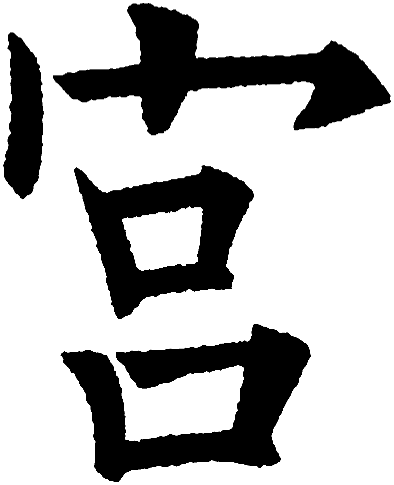
#> input picture test_images/page1_char_3.png, 394 x 485 px
$ python stroke_extract_template_match.py   (older library calls are emulated)
#> lines starting #> are read from the running program, lines starting #| are printed output that depends on the picture; after the words box and inside, x2 and y2 are one past the last pixel; in counts of white or black regions, pixels touching at a corner belong together
### utils/Functions.py
import cv2
import math
import numpy as np
from math import sin, cos, sqrt
from skimage.measure import compare_ssim as ssim
from skimage.morphology import skeletonize
from PyQt5.QtCore import *
from PyQt5.QtGui import *
from PyQt5.QtWidgets import *


# [789 lines left out: functions removeShortBranchesOfSkeleton, getPointsOnSkeletonSegmentation, erasePointsOfSkeleton, resizeImages, addMinBoundingBox, getSingleMaxBoundingBoxOfImage and 22 more, not called in this run]


def getConnectedComponents(image, connectivity=4):
    """
    Get the connected components of character from image with Labeling algorithm.
    :param image: image of grayscale image.
    :param connectivity: connectivity of image (4, or 8)
    :return: independented components of characters.
    """
    if image is None:
        return None
    # the image is black vaild pixels and white background pixels
    image = cv2.bitwise_not(image)  # inverting the color
    num_labels, labels, stats, _ = cv2.connectedComponentsWithStats(image, connectivity)
    components = []
    if num_labels == 0:
        return None

    for i in range(1, num_labels):
        mask = labels == i
        mask = np.uint8(mask)
        fig = cv2.bitwise_and(image, image, mask=mask)
        fig = cv2.bitwise_not(fig)
        components.append(fig)

    return components


def getContourOfImage(image, minVal=100, maxVal=200):
    """
    Get the contour of grayscale image of character by using the Canny Edge Detection algorithm.
    :param image: grayscale image of character.
    :param minVal: minimizing value of Hysteresis thresholding.
    :param maxVal: maximizing value of Hysteresis thresholding.
    :return: grayscale image of edge.
    """
    if image is None:
        return None
    # invert the color (background is black)
    image = 255 - image

    # use the Canny algorithm
    edge = cv2.Canny(image, minVal, maxVal)

    # invert the color of the edge image (black contour)
    edge = 255 - edge

    # use skeleton alogrpthm to get 1-pixel width
    edge = getSkeletonOfImage(edge)

    return edge


def getSkeletonOfImage(image):
    """
    Get skeleton of grayscale image.
    :param image:
    :return:
    """
    if image is None:
        return
    img_bit = image != 255
    skeleton = skeletonize(img_bit)
    skeleton = (1 - skeleton) * 255
    skeleton = np.array(skeleton, dtype=np.uint8)
    return skeleton


def removeBreakPointsOfContour(contour):
    """
    Remove the break points of contour to keep the contour close.
    :param contour:
    :return:
    """
    if contour is None:
        return
    # find all break points
    break_points = []
    for y in range(1, contour.shape[0] - 1):
        for x in range(1, contour.shape[1] - 1):
            if contour[y][x] == 0.0:
                num_ = getNumberOfValidPixels(contour, x, y)
                if num_ == 1:
                    # break points
                    break_points.append((x, y))
    print("break points num: %d" % len(break_points))
    if len(break_points) == 0:
        return contour

    bp_label = []
    for id in range(len(break_points)):
        bp_label.append(0.0)

    # remove the break points pair
    for id in range(len(break_points)):
        if bp_label[id] == 1.:
            continue
        if bp_label[id] == 0.0:
            bp_label[id] = 1.
        max_dist = 100000.
        start_point = break_points[id]
        next_point = None
        next_id = 0
        for idx in range(id + 1, len(break_points)):
            if bp_label[idx] == 1.:
                continue
            dist_ = math.sqrt(
                (start_point[0] - break_points[idx][0]) ** 2 + (start_point[1] - break_points[idx][1]) ** 2)
            if dist_ < max_dist:
                max_dist = dist_
                next_point = (break_points[idx][0], break_points[idx][1])
                next_id = idx
        if next_point is None:
            continue
        else:
            contour = cv2.line(contour, start_point, next_point, color=0, thickness=1)
            bp_label[next_id] = 1.

    return contour


# def getSkeletonOfImage(image, shape=cv2.MORPH_CROSS, kernel=(3, 3)):
#     """
#     Get the skeletion of grayscale image of character.
#     :param image: grayscale image of character.
#     :param shape: element shape that could be one of the following: MORPH_RECT, MORPH_ELLIPSE, MORPH_CROSS, and
#         CV_SHAPE_CUSTOM.
#     :param kernel: size of the structuring element.
#     :return: the skeleton grayscale image of character.
#     """
#     if image is None:
#         return None
#
#     # original image invert color
#     image = 255 - image
#
#     # skeleton
#     skel = np.zeros(image.shape, np.uint8)
#     size = np.size(image)
#
#     element = cv2.getStructuringElement(shape, kernel)
#     done = False
#
#     while (not done):
#         eroded = cv2.erode(image, element)
#         temp = cv2.dilate(eroded, element)
#         temp = cv2.subtract(image, temp)
#         skel = cv2.bitwise_or(skel, temp)
#         image = eroded.copy()
#
#         zeros = size - cv2.countNonZero(image)
#         if zeros == size:
#             done = True
#     # invert the color of skeleton image
#     skel = 255 - skel
#     return skel


def getNumberOfValidPixels(image, x, y):
    """
    Get the number of valid pixels of the 8-neighbours of (x, y)
    :param image: grayscale image of character
    :param x: x value of Point (x, y)
    :param y: y value of Point (x, y)
    :return: the number of valid pixels of the 8-neighbours of (x, y)
    """
    valid_num = 0

    # X2 point
    if image[y - 1][x] == 0.0:
        valid_num += 1

    # X3 point
    if image[y - 1][x + 1] == 0.0:
        valid_num += 1

    # X4 point
    if image[y][x + 1] == 0.0:
        valid_num += 1

    # X5 point
    if image[y + 1][x + 1] == 0.0:
        valid_num += 1

    # X6 point
    if image[y + 1][x] == 0.0:
        valid_num += 1

    # X7 point
    if image[y + 1][x - 1] == 0.0:
        valid_num += 1

    # X8 point
    if image[y][x - 1] == 0.0:
        valid_num += 1

    # X9 point
    if image[y - 1][x - 1] == 0.0:
        valid_num += 1

    return valid_num


# [293 lines left out: functions getEndPointsOfSkeletonLine, getCrossAreaPointsOfSkeletionLine, getCrossPointsOfSkeletonLine, removeExtraBranchesOfSkeleton, removeBranchOfSkeletonLine, getPointsOfExtraBranchOfSkeletonLine, not called in this run]


def sortPointsOnContourOfImage(image, isClockwise=True):
    """
    Sort the points on contour with clockwise direction or counter-clockwise direction
    :param image: contour grayscale image of character.
    :param isClockwise: clockwise or counter-clockwise.
    :return: list of sorted points on contour of character.
    """
    if image is None:
        return
    contour_points = []
    # find the begin point
    start_point = None
    for y in range(image.shape[0]):
        for x in range(image.shape[1]):
            if image[y][x] == 0.0:
                # first black point is the start point
                start_point = (x, y)
                break
        if start_point:
            break

    # print("begin point: " + str(start_point))

    # find second points with different direction of clockwise and counter-clockwise
    second_point = None
    # clockwise direction
    if image[y][x + 1] == 0.0:
        # P4 position
        second_point = (x + 1, y)
    elif image[y + 1][x + 1] == 0.0:
        # P5 positon
        second_point = (x + 1, y + 1)

    # contour points
    contour_points.append(start_point)
    contour_points.append(second_point)

    # contour point lables
    contour_order_lables = np.zeros_like(image)
    contour_order_lables[start_point[1]][start_point[0]] = 1.
    contour_order_lables[second_point[1]][second_point[0]] = 1.

    next_point = second_point
    current_point = second_point
    while True:
        x = current_point[0];
        y = current_point[1]

        # 2,4,6,8 position firstly and then 3,5,7,9 position
        # point in 2 position
        if image[y - 1][x] == 0.0 and contour_order_lables[y - 1][x] == 0.0:
            next_point = (x, y - 1)
            contour_order_lables[y - 1][x] = 1.

        # point in 4 position
        elif image[y][x + 1] == 0.0 and contour_order_lables[y][x + 1] == 0.0:
            next_point = (x + 1, y)
            contour_order_lables[y][x + 1] = 1.

        # point in 6 position
        elif image[y + 1][x] == 0.0 and contour_order_lables[y + 1][x] == 0.0:
            next_point = (x, y + 1)
            contour_order_lables[y + 1][x] = 1.

        # point in 8 position
        elif image[y][x - 1] == 0.0 and contour_order_lables[y][x - 1] == 0.0:
            next_point = (x - 1, y)
            contour_order_lables[y][x - 1] = 1.

        # point in 3 position
        elif image[y - 1][x + 1] == 0.0 and contour_order_lables[y - 1][x + 1] == 0.0:
            next_point = (x + 1, y - 1)
            contour_order_lables[y - 1][x + 1] = 1.

        # point in 5 position
        elif image[y + 1][x + 1] == 0.0 and contour_order_lables[y + 1][x + 1] == 0.0:
            next_point = (x + 1, y + 1)
            contour_order_lables[y + 1][x + 1] = 1.

        # point in 7 position
        elif image[y + 1][x - 1] == 0.0 and contour_order_lables[y + 1][x - 1] == 0.0:
            next_point = (x - 1, y + 1)
            contour_order_lables[y + 1][x - 1] = 1.

        # point in 9 position
        elif image[y - 1][x - 1] == 0.0 and contour_order_lables[y - 1][x - 1] == 0.0:
            next_point = (x - 1, y - 1)
            contour_order_lables[y - 1][x - 1] = 1.

        if next_point == current_point:
            contour_points.append(current_point)
            break
        else:
            contour_points.append(current_point)
            current_point = next_point

    if isClockwise:
        return contour_points
    else:
        contour_points.reverse()
        return contour_points


# [113 lines left out: functions cubic_bezier_sum, draw_cubic_bezier, fitCurve, fitCubic, generateBezier, not called in this run]


def reparameterize(bezier, points, parameters):
    return [newtonRaphsonRootFind(bezier, point, u) for point, u in zip(points, parameters)]


# [47 lines left out: functions newtonRaphsonRootFind, chordLengthParameterize, computeMaxError, not called in this run]


def normalize(v):
    return v / np.linalg.norm(v)


# evaluates cubic bezier at t, return point
def q(ctrlPoly, t):
    return (1.0 - t) ** 3 * ctrlPoly[0] + 3 * (1.0 - t) ** 2 * t * ctrlPoly[1] + 3 * (1.0 - t) * t ** 2 * ctrlPoly[
        2] + t ** 3 * ctrlPoly[3]


# evaluates cubic bezier first derivative at t, return point
def qprime(ctrlPoly, t):
    return 3 * (1.0 - t) ** 2 * (ctrlPoly[1] - ctrlPoly[0]) + 6 * (1.0 - t) * t * (
                ctrlPoly[2] - ctrlPoly[1]) + 3 * t ** 2 * (ctrlPoly[3] - ctrlPoly[2])


# evaluates cubic bezier second derivative at t, return point
def qprimeprime(ctrlPoly, t):
    return 6 * (1.0 - t) * (ctrlPoly[2] - 2 * ctrlPoly[1] + ctrlPoly[0]) + 6 * (t) * (
                ctrlPoly[3] - 2 * ctrlPoly[2] + ctrlPoly[1])


# [648 lines left out: functions getCenterOfRectangles, combineRectangles, rgb2qimage, addBackgroundImage, image_segment_with_net, createBackgound and 13 more, not called in this run]


def getContourImage(grayscale):
    """
    Get contour image from grayscale image.
    :param grayscale:
    :return:
    """
    if grayscale is None:
        return None
    contour_img = getContourOfImage(grayscale)
    contour_img = getSkeletonOfImage(contour_img)
    contour_img = removeBreakPointsOfContour(contour_img)
    contour_img = np.array(contour_img, dtype=np.uint8)
    return contour_img


# [218 lines left out: functions getValidCornersPoints, getDistanceBetweenPointAndComponent, isIndependentCropLines, mergeBkAndComponent, isValidComponent, getDistancePointToRegion and 3 more, not called in this run]

### algorithms/RDP.py
"""
The Ramer-Douglas-Peucker algorithm roughly ported from the pseudo-code provided
by http://en.wikipedia.org/wiki/Ramer-Douglas-Peucker_algorithm
"""
from math import sqrt


def distance(a, b):
    return sqrt((a[0] - b[0]) ** 2 + (a[1] - b[1]) ** 2)


def point_line_distance(point, start, end):
    """
    Calcluate the distance between point to line.

    point = (px, py)  p
    start = (ax, ay)  a
    end   = (bx, by)  b

    1. b - a = (bx - ax, by - ay)
       p - a = (px - ax, py - ay)

    2. (b - a) * (c - a) = | (b-a) * (c-a)|

    3. diatance p to line (a, b)
        = |(b-a) * (c-a)| / sqrt((bx -ax)^2 + (by-ay)^2)


    :param point:
    :param start:
    :param end:
    :return:
    """
    if start == end:
        return distance(point, start)
    else:
        n = abs((end[0] - start[0]) * (start[1] - point[1]) - (start[0] - point[0]) * (end[1] - start[1]))

        d = sqrt((end[0] - start[0]) ** 2 + (end[1] - start[1]) ** 2)
        return n / d


def rdp(points, epsilon):
    """
    Reduces a series of points to a simplified version that loses detail, but maintains the general shape of the series.
    :param points:
    :param epsilon:
    :return:
    """
    dmax = 0.0
    index = 0
    for i in range(1, len(points)-1):
        d = point_line_distance(points[i], points[0], points[-1])
        if d > dmax:
            index = i
            dmax = d
    if dmax > epsilon:
        results = rdp(points[:index+1], epsilon)[:-1] + rdp(points[index:], epsilon)
    else:
        results = [points[0], points[-1]]
    return results

### test/stroke_extract_template_match.py
# coding: utf-8
import cv2
import numpy as np
import math

from utils.Functions import getContourImage, sortPointsOnContourOfImage, getConnectedComponents, createBlankRGBImage, \
    getSkeletonOfImage, getCrossPointsOfSkeletonLine, getEndPointsOfSkeletonLine,removeBranchOfSkeletonLine
from utils.stroke_extraction_algorithm import autoStrokeExtractFromCharacter, removeShortBranchesOfSkeleton
from algorithms.RDP import rdp
from utils.contours_smoothed_algorithm import autoSmoothContoursOfCharacter


path = "../test_images/page1_char_3.png"
img = cv2.imread(path, 0)
#> img is the input picture: shape (485, 394); min 0, max 255, mean 184.8

_, img = cv2.threshold(img, 127, 255, cv2.THRESH_BINARY)
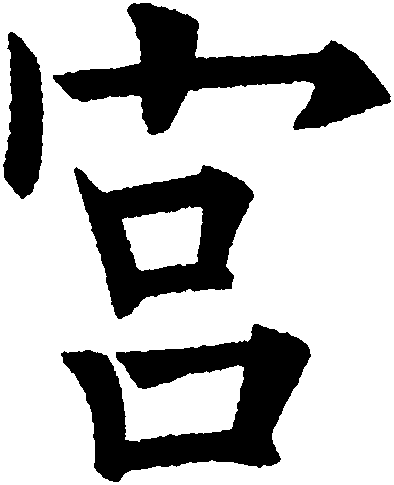
#> img: shape (485, 394); 72.4% white; 4 black regions, box (x1, y1, x2, y2) and area: (61, 324, 311, 482) 18107, (53, 3, 391, 135) 16862, (74, 165, 254, 319) 12972, (3, 32, 44, 199) 4782

# get contours
img_contour = getContourImage(img)
#| break points num: 2
#> the loop in removeBreakPointsOfContour, `for id in range(len(break_points)):` made 2 passes

# get skeleton
img_skel = getSkeletonOfImage(img)
#> in getSkeletonOfImage (call 3), `skeleton = skeletonize(img_bit)`:
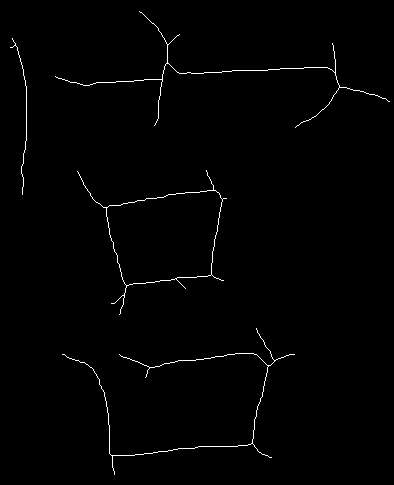
#> skeleton: shape (485, 394) bool; 0.94% white in thin lines or dots

# corner points
contours = getConnectedComponents(img_contour, connectivity=8)
#> in getConnectedComponents, `num_labels, labels, stats, _ = cv2.connectedComponentsWithStats(image,..`:
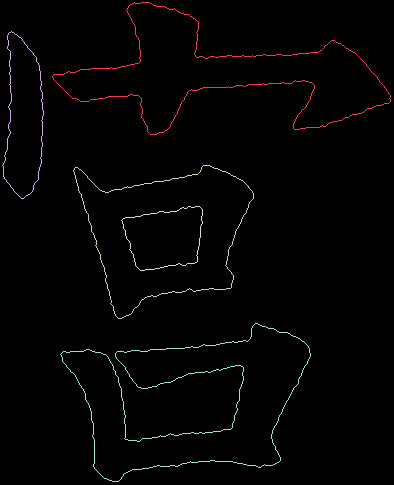
#> labels: shape (485, 394) int32; 6 distinct labels, from 0 to 5; one colour per label, 0 black
#> the loop in getConnectedComponents, `for i in range(1, num_labels):` made 5 passes
#> pass 1, in getConnectedComponents, `mask = labels == i`:
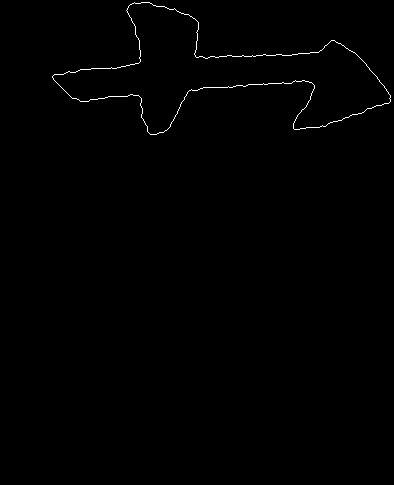
#> mask: shape (485, 394) bool; 0.47% white in thin lines or dots, all inside (x1, y1, x2, y2) = (52, 2, 391, 135)
print("contours num:", len(contours))
#| contours num: 5

corner_points = []

for cont in contours:
    cont_sorted = sortPointsOnContourOfImage(cont)

    cont_points = rdp(cont_sorted, 5)
    corner_points.append(cont_points)
#> this loop made 5 passes

print("corner points num:", len(corner_points))
#| corner points num: 5

img_contour_rgb = cv2.cvtColor(img_contour, cv2.COLOR_GRAY2RGB)
#> img_contour_rgb: shape (485, 394, 3); 98.4% white; black in thin lines or dots

# for i in range(len(corner_points)):
#     for pt in corner_points[i]:
#         cv2.circle(img_contour_rgb, pt, 3, (0,0,255), 4 )

# merged corner points
CORNER_CROSS_DIST_THRESHOLD = 20
corner_points_merged = []
#
for k in range(len(corner_points)):
    corners_points_merged = []
    for i in range(len(corner_points[k])):
        pt = corner_points[k][i]
        is_valid = True
        closed_points = []
        for j in range(i+1, len(corner_points[k])):
            cpt = corner_points[k][j]
            dist = math.sqrt((pt[0] - cpt[0]) ** 2 + (pt[1] - cpt[1]) ** 2)
            if dist < CORNER_CROSS_DIST_THRESHOLD:
                is_valid = False
                closed_points.append(cpt)
                break
        if is_valid:
            corners_points_merged.append(pt)
        else:
            corners_points_merged.append(closed_points[-1])
    corner_points_merged.append(corners_points_merged)


#
#
# # for i in range(len(corner_points)):
# #     pt = corner_points[i]
# #     for j in range(len(corner_points)):
# #         if i == j:
# #             continue
# #         cpt = corner_points[j]
# #         dist = math.sqrt((pt[0] - cpt[0]) ** 2 + (pt[1] - cpt[1]) ** 2)
# #         if dist < CORNER_CROSS_DIST_THRESHOLD:
# #             corners_points_merged.append(pt)
# #             break
#
# # for pt in corner_points:
# #     for cpt in corner_points:
# #         dist = math.sqrt((pt[0] - cpt[0]) ** 2 + (pt[1] - cpt[1]) ** 2)
# #         if dist < CORNER_CROSS_DIST_THRESHOLD:
# #             corners_points_merged.append(pt)
# #             break

for i in range(len(contours)):
    cont = contours[i]
    cont_sorted = sortPointsOnContourOfImage(cont)

    corners = corner_points_merged[i]
    print(corners)

    sub_contours = []
    for j in range(len(corners)):
        start_pt = corners[j]
        if j == len(corners) - 1:
            end_pt = corners[0]
        else:
            end_pt = corners[j+1]

        start_index = cont_sorted.index(start_pt)
        end_index = cont_sorted.index(end_pt)

        sub_cont = cont_sorted[start_index: end_index+1]
        sub_contours.append(sub_cont)

    print(len(sub_contours))

    for k in range(len(sub_contours)):
        color = (255, 0, 0)
        if k % 3 == 1:
            color = (0, 255, 0)
        elif k % 3 == 2:
            color = (0,0, 255)
        for pt in sub_contours[k]:
            img_contour_rgb[pt[1]][pt[0]] = color
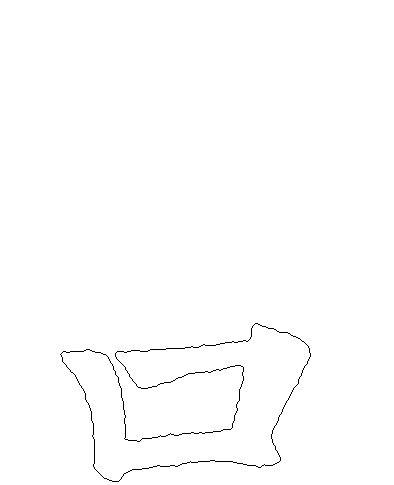
#> cont: shape (485, 394); 99.4% white; black in thin lines or dots, all inside (x1, y1, x2, y2) = (60, 323, 311, 482)
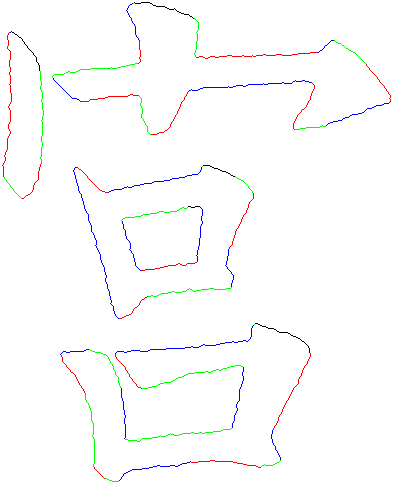
#> img_contour_rgb: shape (485, 394, 3); mean B, G, R 252.3, 252.1, 252.1


for i in range(len(corner_points)):
    for pt in corner_points[i]:
        if pt in corner_points_merged[i]:
            cv2.circle(img_contour_rgb, pt, 3, (255,0,0), 4 )
        else:
            cv2.circle(img_contour_rgb, pt, 3, (0, 0, 255), 4)
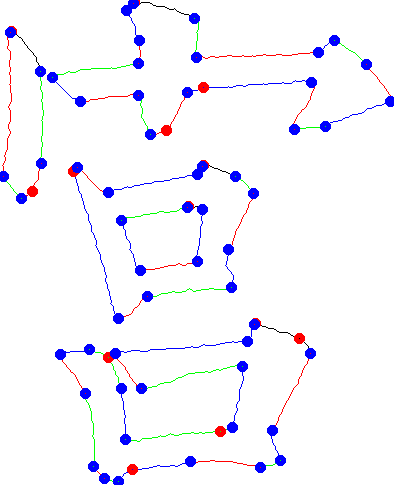
#> img_contour_rgb: shape (485, 394, 3); 3.15% of pixels changed, all inside (x1, y1, x2, y2) = (0, 0, 394, 485)

cv2.imshow("img", img)
cv2.imshow("img contour", img_contour_rgb)
cv2.imshow("img skel", img_skel)

cv2.waitKey(0)
cv2.destroyAllWindows()
